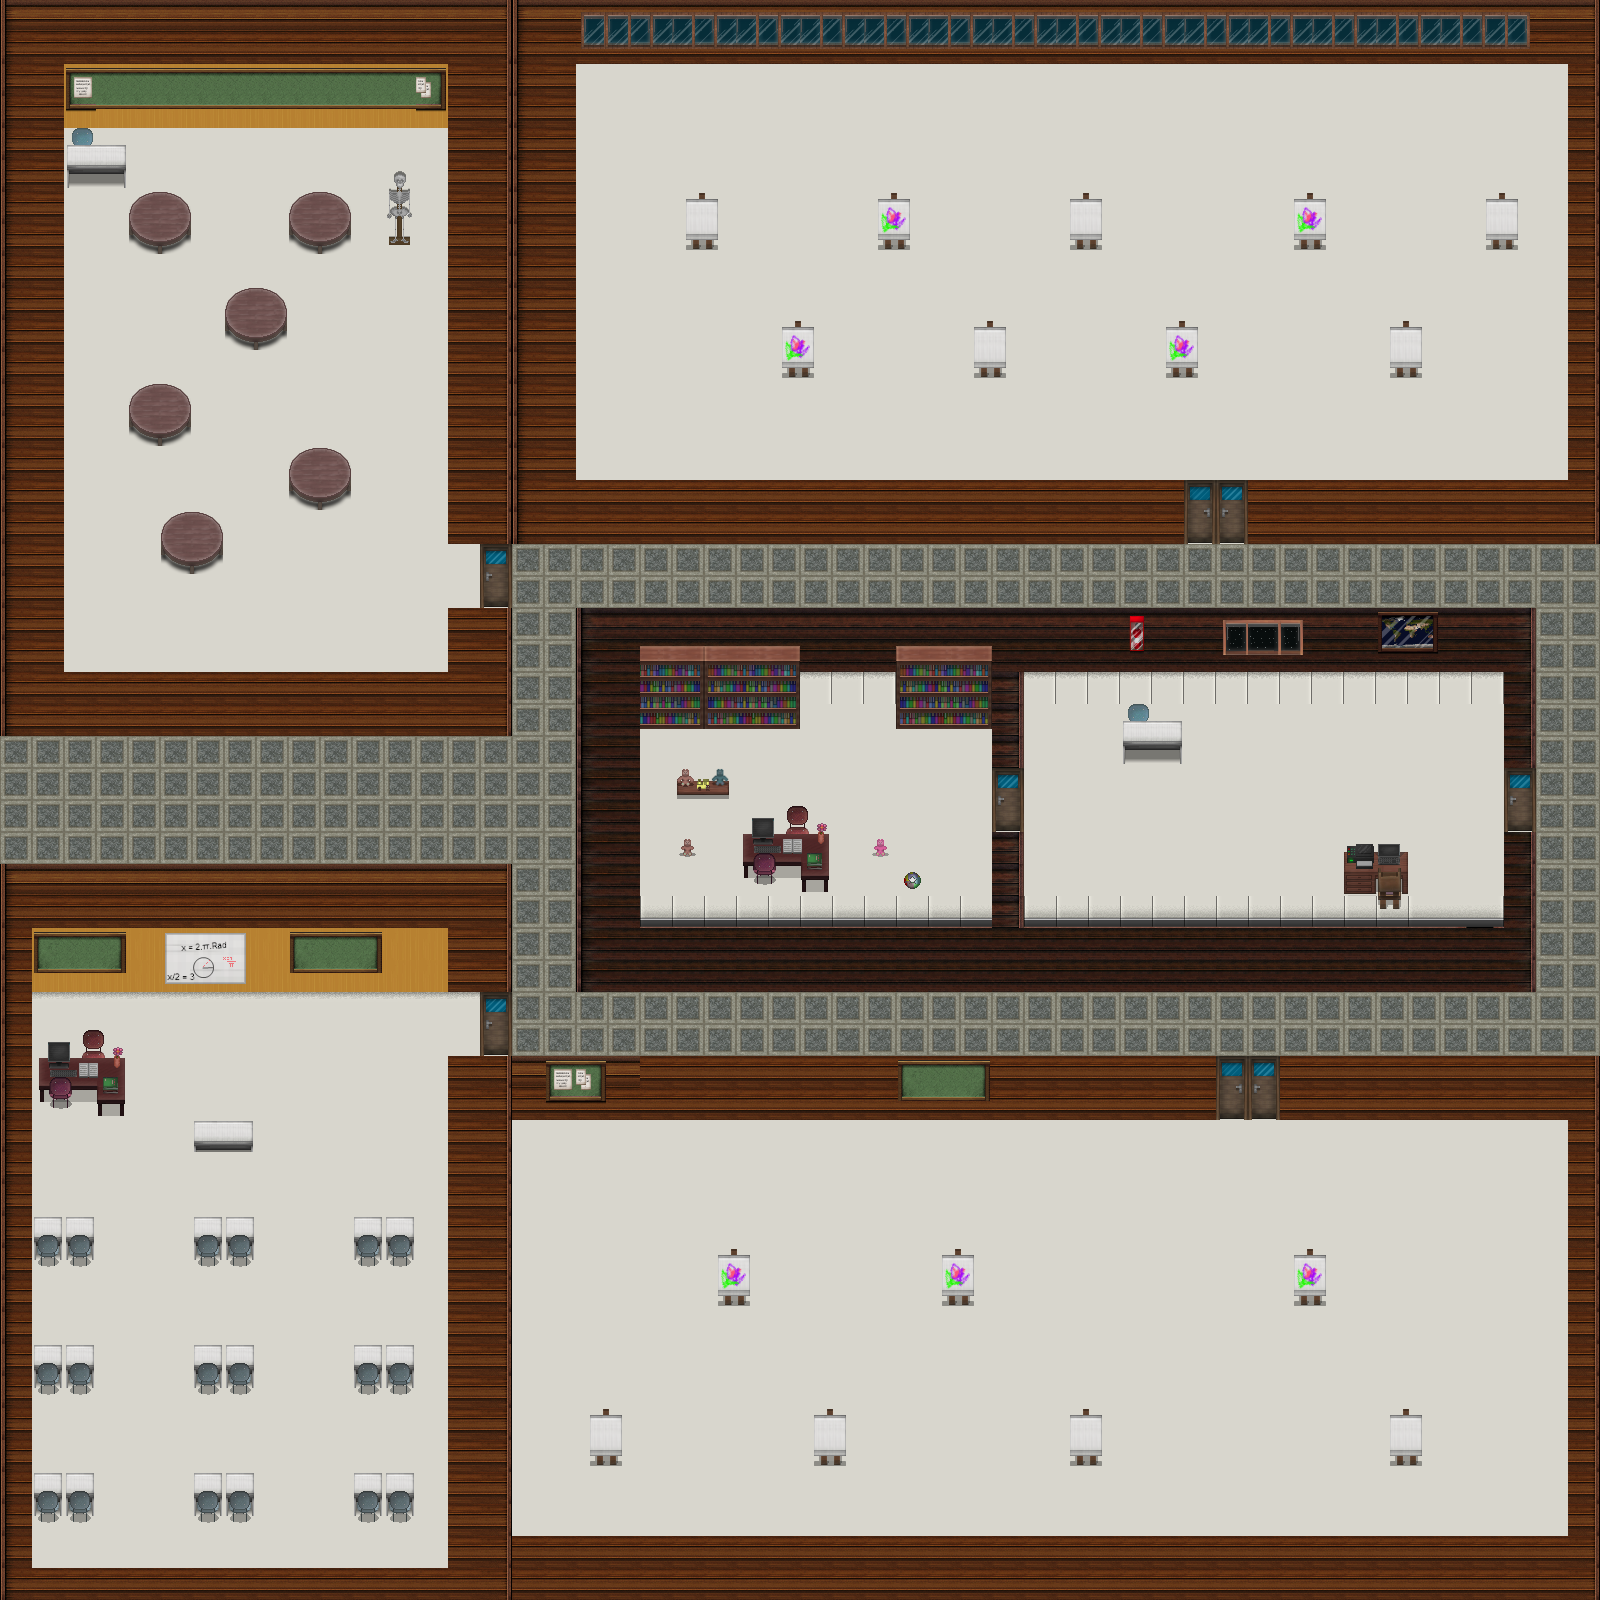

This game map was drawn from its Tiled (.tmx) file and the tilesets committed beside it. A one-line description and the trimmed map source follow:
An orthogonal 50x50 tile map with 32x32 px tiles, 2 tile layers (Floor, Decorations), 1 hidden layer not drawn, 3 tilesets.

<map version="1.0" tiledversion="1.1.6" orientation="orthogonal" renderorder="right-down" width="50" height="50" tilewidth="32" tileheight="32" infinite="0" nextobjectid="1">
 <tileset firstgid="1" name="school" tilewidth="32" tileheight="32" tilecount="256" columns="16">
  <image source="school.png" width="512" height="512" />
 </tileset>
 <tileset firstgid="257" name="floor" tilewidth="32" tileheight="32" tilecount="528" columns="24">
  <image source="floor.png" width="768" height="704" />
 </tileset>
 <tileset firstgid="785" name="floor2" tilewidth="32" tileheight="32" tilecount="192" columns="16">
  <image source="floor2.png" width="512" height="384" />
 </tileset>
 <layer name="Floor" width="50" height="50">
  <data>[2500 cells, 2500 non-empty, 22 distinct tile ids]</data>
 </layer>
 <layer name="Decorations" width="50" height="50">
  <data>[2500 cells, 329 non-empty, 91 distinct tile ids]</data>
 </layer>
 <layer name="Boundary" width="50" height="50" visible="0">
  <data>[2500 cells, 438 non-empty, 1 distinct tile ids]</data>
 </layer>
</map>
